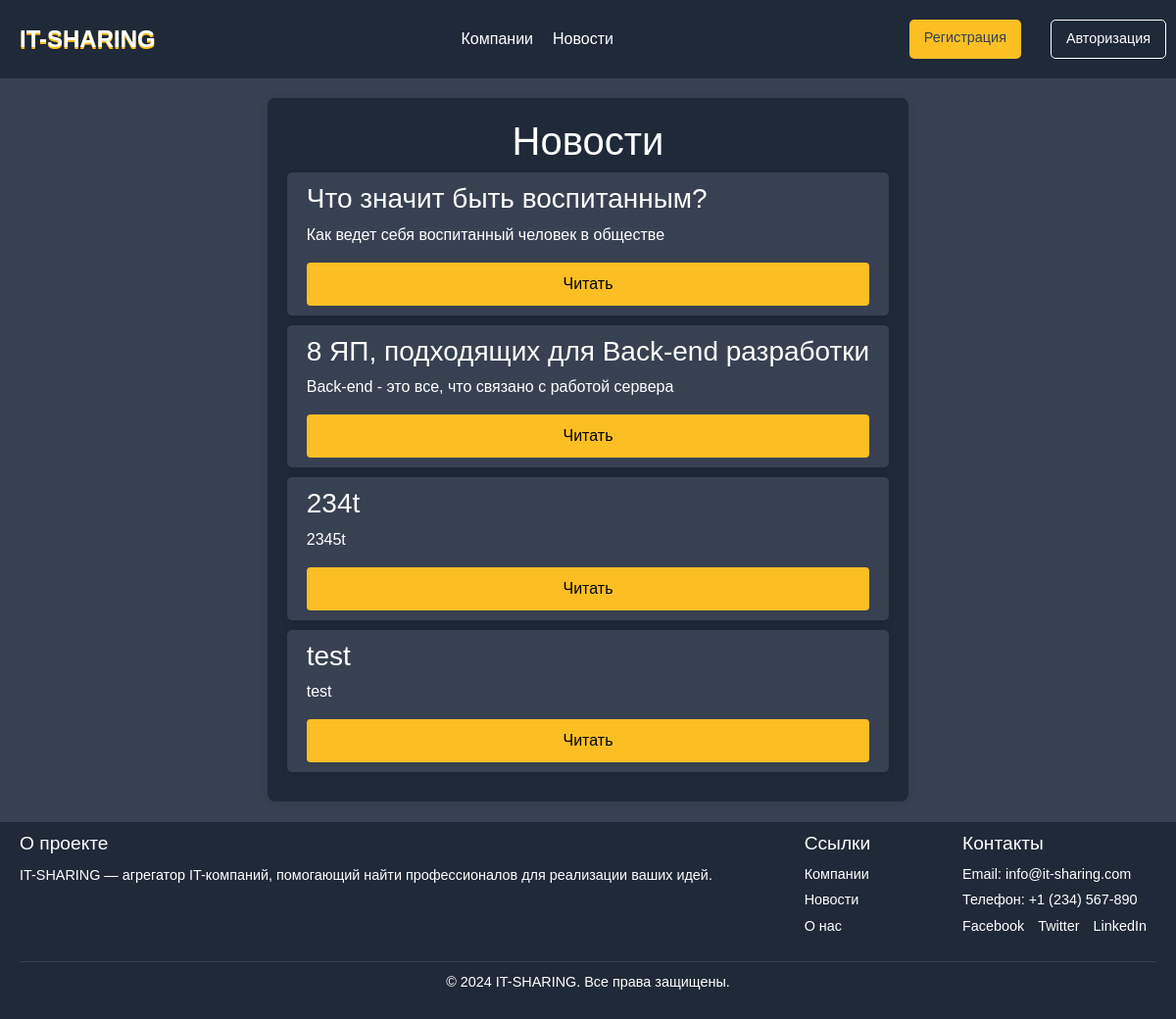
Page /news/ on the committed database.
### news/models.py (models this page shows, shortened)
class Article(models.Model):
    title = models.CharField('Заголовок', max_length=50)
    anons = models.CharField('Анонс', max_length=250)
    full_text = models.TextField('Текст новости')
    date = models.DateTimeField('Дата публликации', auto_now_add=True, null=True)
    class Meta:
        verbose_name = 'Новость'
        verbose_name_plural = 'Новости'

### news/views.py (the view)
# urls.py: path('', views.news_home, name='news_home'),
def news_home(request):
    news = Article.objects.order_by('date')
    return render(request,'news/news_home.html', {"news": news})

### news/templates/news/news_home.html (shortened to what this page needs)
{% extends 'main/layout.html' %}
{% block content %}
<div class="news-container">
    <h1>Новости</h1>
    {% if news %}
    {% for i in news %}
    <div class="news-page-list">
        <h3>{{ i.title }}</h3>
        <p>{{ i.anons }}</p>
        <a href="{% url 'detail' i.id %}"><div class="news-page-btn">Читать</div></a>
    </div>
{% endfor %}
    {% else %}
        <p>Новостей нет ты ничего не написал!</p>
    {% endif %}
</div>
{% endblock %}

### main/static/main/css/main.css (style rules this page uses)
html, body { height: 100%; }
body { margin: 0; font-family: "Arial", sans-serif; background-color: #374151; display: flex; flex-direction: column; }
.news-container { max-width: 1200px; margin: 20px auto; background: #1f2937; color: #fff; padding: 20px; border-radius: 8px; box-shadow: 0 0 10px rgba(0, 0, 0, 0.1); }
.news-container a { text-decoration: none; }
.news-container h1 { text-align: center; }
.news-page-list { color: #fff; background: #374151; padding: 10px 20px; margin-bottom: 10px; box-shadow: 0 0 10px rgba(0, 0, 0, 0.1); border-radius: 5px; }
.news-page-list a { text-decoration: none; }
.news-page-btn { color: #000; text-align: center; background-color: #FBBF24; border: none; padding: 10px 20px; border-radius: 4px; }

### rows in the picture
Article: title "Что значит быть воспитанным?", anons "Как ведет себя воспитанный человек в обществе"
Article: title "8 ЯП, подходящих для Back-end разработки", anons "Back-end - это все, что связано с работой сервера"
Article: title "234t", anons "2345t"
Article: title "test", anons "test"
